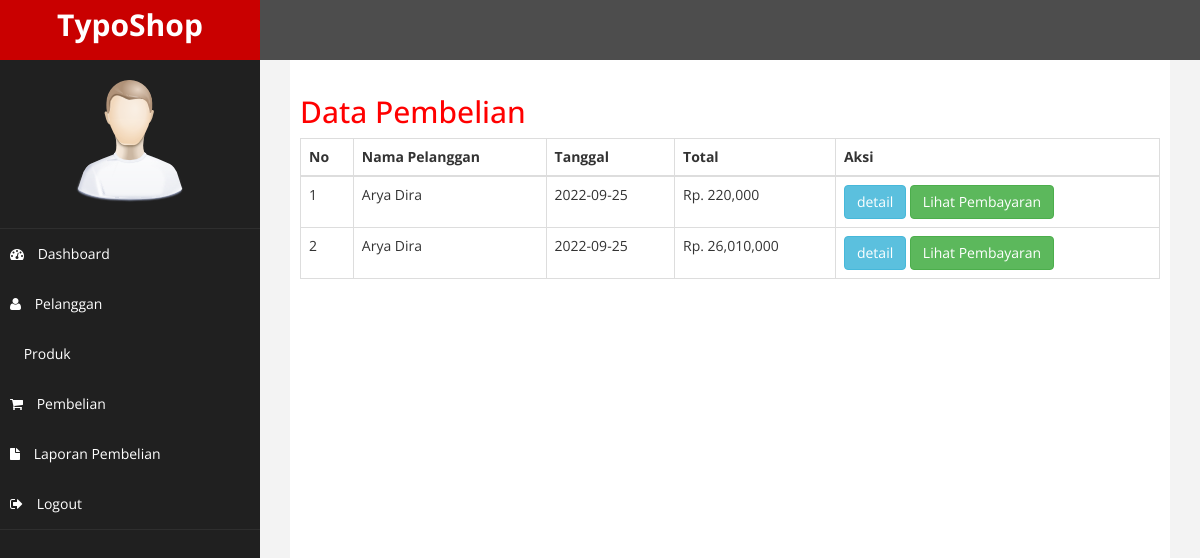
Page /admin/index.php?halaman=pembelian (signed in) on the committed database.
### tables this page shows
CREATE TABLE `pembelian` (
  `id_pembelian` int(11) NOT NULL,
  `id_pelanggan` int(11) NOT NULL,
  `id_ongkir` int(11) NOT NULL,
  `tanggal_pembelian` date NOT NULL,
  `total_pembelian` int(11) NOT NULL,
  `nama_kota` varchar(100) NOT NULL,
  `tarif` int(11) NOT NULL,
  `alamat_pengiriman` text NOT NULL,
  `status_pembelian` varchar(100) NOT NULL DEFAULT 'pending',
  `resi_pengiriman` varchar(50) NOT NULL
);

CREATE TABLE `pelanggan` (
  `id_pelanggan` int(11) NOT NULL,
  `email_pelanggan` varchar(100) NOT NULL,
  `password_pelanggan` varchar(50) NOT NULL,
  `nama_pelanggan` varchar(100) NOT NULL,
  `telepon_pelanggan` varchar(25) NOT NULL,
  `alamat_pelanggan` text NOT NULL
);

### admin/pembelian.php (the view)
<h2>Data Pembelian</h2>
<table class="table table-bordered">
  <thead>
    <tr>
      <th>No</th>
      <th>Nama Pelanggan</th>
      <th>Tanggal</th>
      <th>Total</th>
      <th>Aksi</th>
    </tr>
  </thead>
  <tbody>
    <?php $nomor = 1; ?>
    <?php $ambil = $koneksi->query("SELECT * FROM pembelian JOIN pelanggan ON pembelian.id_pelanggan=pelanggan.id_pelanggan");?>
    <?php while($pecah = $ambil->fetch_assoc()){ ?>
    <tr>
      <td><?php echo $nomor; ?></td>
      <td><?php echo $pecah['nama_pelanggan']; ?></td>
      <td><?php echo $pecah['tanggal_pembelian']; ?></td>
      <td>Rp. <?php echo number_format($pecah['total_pembelian']); ?></td>
      <td>
        <a href="index.php?halaman=detail&id=<?php echo $pecah['id_pembelian']; ?>" class="btn btn-info">detail</a>
        <?php if ($pecah['status_pembelian']!=="pending"): ?>
        <a href="index.php?halaman=pembayaran&id=<?php echo $pecah['id_pembelian']; ?>" class="btn btn-success">Lihat Pembayaran</a>
        <?php endif ?>
      </td>
    </tr>
    <?php $nomor++;?>
    <?php } ?>
  </tbody>
</table>

### admin/assets/css/custom.css (style rules this page uses)
body { font-family: 'Open Sans', sans-serif; }
h2 { color: #f00; }

### rows in the picture
pembelian: id_pelanggan.nama_pelanggan "Arya Dira", tanggal_pembelian "2022-09-25", total_pembelian "220,000"
pembelian: id_pelanggan.nama_pelanggan "Arya Dira", tanggal_pembelian "2022-09-25", total_pembelian "26,010,000"
